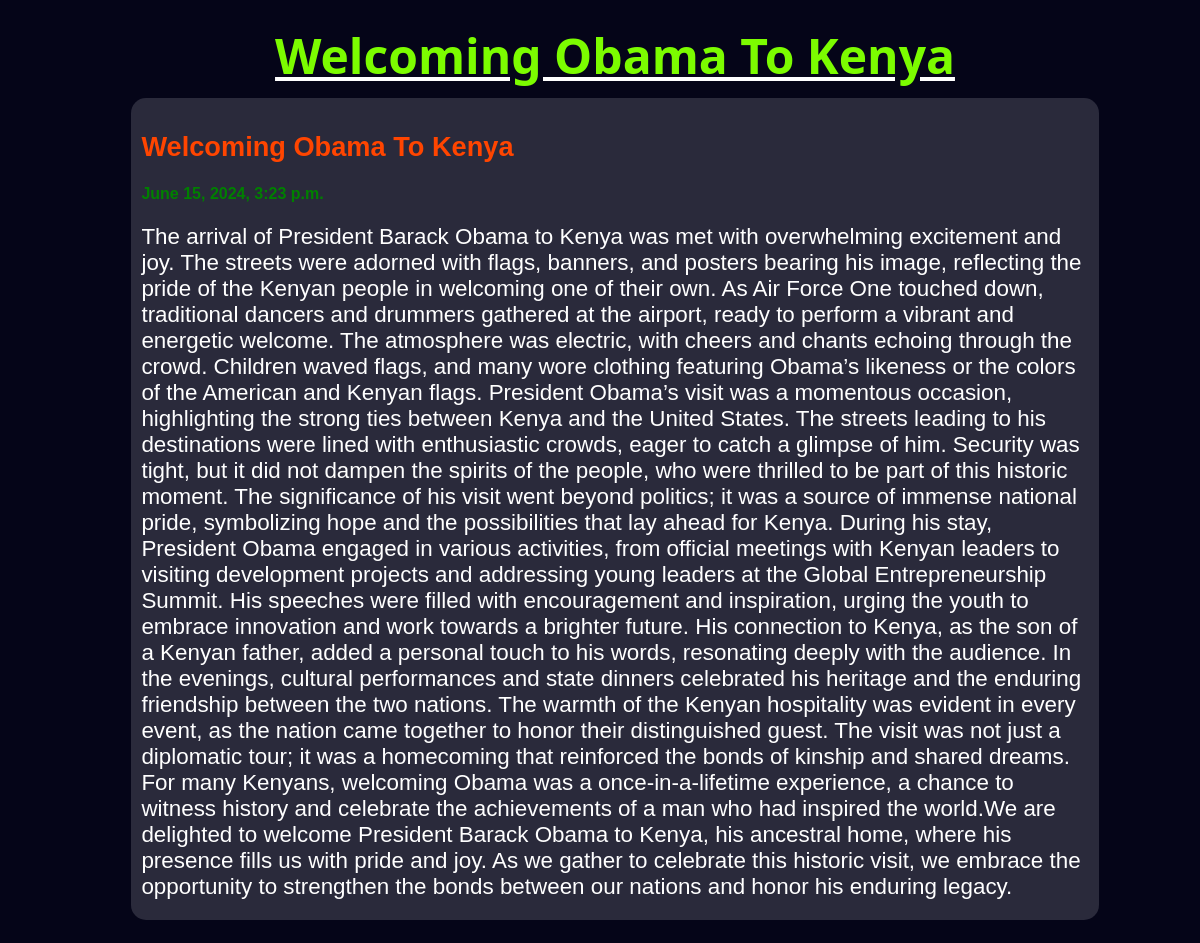
Screenshot of /post/2 with the database file from the repository.
### posts/models.py (models this page shows)
class Post(models.Model): #First database table
    title = models.CharField(max_length=255) #few xters
    body = models.CharField(max_length=10000000) #body contains a lot of characters
    date_created = models.DateTimeField(default=datetime.now, blank=True) #get current date

### posts/views.py (the view)
# urls.py: path('post/<str:pk>', views.post, name='post') # dynamic url when user clicks blog to display post/1
def post(request, pk):
    clicked_posts = Post.objects.get(id=pk) #get id of the clicked post and assign to pk
    return render(request, 'post.html', { 'clicked_posts' : clicked_posts })

### templates/post.html (shortened to what this page needs)
<!DOCTYPE html>
<html lang="en">
<head>
</head>
<body>
    <div class="wrapper">
        <div class="heading">
            <h1>{{clicked_posts.title}}</h1>
        </div>
            <div class="posts">
                <div class="post">
                    <h2>{{clicked_posts.title}}</h2>
                    <h4>{{clicked_posts.date_created}}</h4>
                    <p>{{clicked_posts.body}}</p>
                </div>
            </div>
    </div>
</body>
</html>

### templates/post.html (style rules this page uses)
body { background-color: rgb(5, 5, 24); color: white; }
.wrapper { width: 100%; display: flex; flex-direction: column; justify-content: center; padding: 15px; }
.heading { text-decoration: underline; width: 100%; text-align: center; }
.heading>h1 { width: fit-content; margin: auto; padding-bottom: 10px; font-size: 3em; color: lawngreen; font-family: "Segoe UI", Tahoma, Geneva, Verdana, sans-serif; }
h4 { color: green; }
.posts { display: flex; flex-direction: column; gap: 17px; align-items: center; font-family: Arial, Helvetica, sans-serif; }
.post { background-color: rgb(42, 42, 59); padding: 10px; border-radius: 15px; width: 80%; }
.post>h2 { color: orangered; font-size: 1.7em; }
@media (min-width: 600px) { .posts { flex-direction: row; flex-wrap: wrap; justify-content: space-around; } }
@media (min-width: 600px) { .posts p { margin: 10px 0; font-size: 1.3em; } }
@media (min-width: 900px) { .posts p { font-size: 1.4em; } }

### rows the page displays
Post: title "Welcoming Obama To Kenya", date_created "June 15, 2024, 3:23 p.m.", body "The arrival of President Barack Obama to Kenya was met with overwhelming excitement and joy. The streets were adorned with flags, banners, and posters bearing his image, reflecting the pride of the Kenyan people in welcoming one of their own. As Air Force One touched down, traditional dancers and drummers gathered at the airport, ready to perform a vibrant and energetic welcome. The atmosphere was electric, with cheers and chants echoing through the crowd. Children waved flags, and many wore clothing featuring Obama’s likeness or the colors of the American and Kenyan flags. President Obama’s visit was a momentous occasion, highlighting the strong ties between Kenya and the United States.…"
